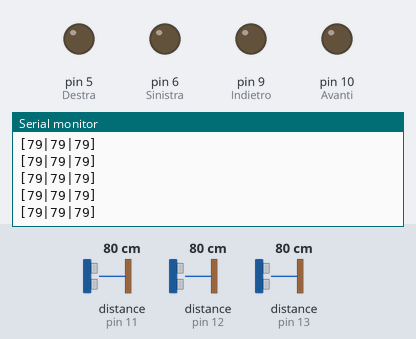
A sketch run on a simulated Arduino Uno, built with avr-gcc and run on an emulated ATmega328P. On the bench: output pins drawn as LEDs (lit = HIGH), the last lines printed to the serial monitor. Inputs (shaded band) come from the test bench; at power-on: distance to the obstacle (sensors on pin 11, pin 12, pin 13) 80 cm. The echo pulse lasts 58.3 µs per cm; pins used as bus, display or sensor lines are not drawn.

Above: at 1.2 s.
1.3 s: distance to the obstacle (sensor on pin 11) set to 18 cm
At 2.3 s:
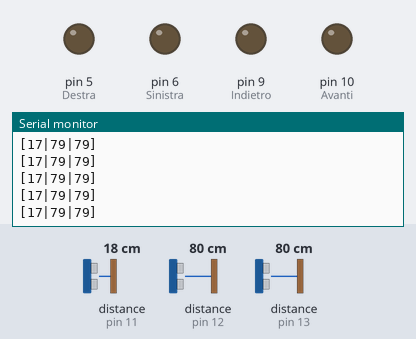
4.3 s: distance to the obstacle (sensor on pin 12) set to 2 cm
At 5.0 s:
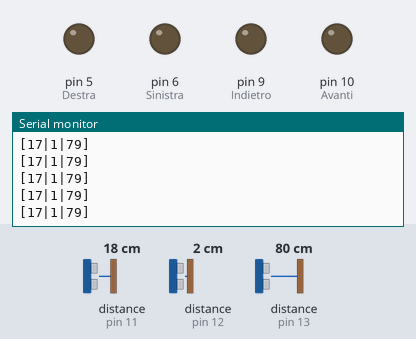
7.3 s: distance to the obstacle (sensor on pin 13) set to 60 cm
At 8.1 s:
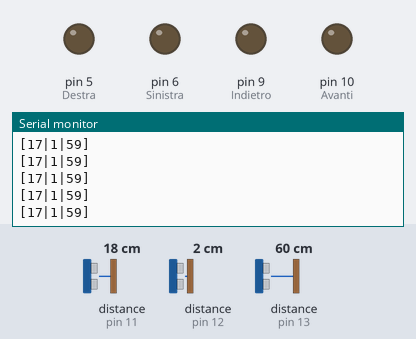

Measured:
- after the input at 1.3 s, the serial monitor: prints a new line at once (image 1)
- after the input at 4.3 s, the serial monitor: prints a new line at once (image 2)
- after the input at 7.3 s, the serial monitor: prints a new line after 0.05 s (image 3)

The sketch:

Test_sensori_ultrasuoni_Bluethoot.ino
```cpp
  //***************************************************************************
  //Programma test per il robot Poor versione 2
  //Setto le porte di uscita per le funzioni:
  //Integrato trovato sulla macchinetta SM6135W oppure RX2-C
  //Avanti    PIN 10  ---- Integrato 10
  //Indieto   PIN 9   ---- Integrato 11
  //Destra    PIN 5   ---- Integrato 6
  //Sinistra  PIN 6   ---- Integrato 7
  //Sensore ultrasuoni destra           PIN 13
  //Sensore ultrasuoni centro           PIN 12
  //Sensore ultrasuoni sinistra         PIN 11
  //Trigger ultrasuoni                  PIN 3
  //
  //Il protocollo di trasmisione delle informazioni inizia
  //con un [ e termina con un  ] divide i campi con un segno tilde |
  //esempio [34|5|34]
  //L'ordine dei sensori è sinistro cento destro
  //
  //Realizzato da: Daniele loddo alias Ivotek
  //Data: 04/03/2016
  //Web: www.mignololab.org     www.ivotek.it
  //Email: info@mignololab.org      ivotek@gmail.com
  //***************************************************************************

  //Dichiaro le variabili per utilizzare i nomi al posto dei numeri
  //Spreco memoria ma il codice risulta leggibile al principiante
  int Destra = 5;
  int Sinistra = 6;
  int Avanti = 10;
  int Indietro = 9;
  int UltrasDx = 13;
  int UltrasSx = 11;
  int UltrasCx = 12;
  int UltrasTr = 3;

  //Variabili per contenere i valori dei sensori
  int vUltrasDx;
  int vUltrasSx;
  int vUltrasCx;
  int vLineaCSx;

  //Variabili per contenee il tempo dell'eco
  long TempoechoDx;
  long TempoechoSx;
  long TempoechoCx;


  //Variabili per la conversione in centimetri
  long centimetriD;
  long centimetriS;
  long centimetriC;

void setup() {
  //Apro la seriale a 9600
  Serial.begin(9600);

  //Setto i PIN come out o in per pilotare i motori e i sensori di linea del robot.
  pinMode(Avanti,OUTPUT);        //Setto la porta Avanti come uscita
  pinMode(Indietro,OUTPUT);      //Setto la porta Indietro come uscita
  pinMode(Destra,OUTPUT);        //Setto la porta Destra come uscita
  pinMode(Sinistra,OUTPUT);      //Setto la porta Sinistra come uscita
  pinMode(UltrasDx, INPUT);      //Setto la porta UltrasDx come ingresso
  pinMode(UltrasSx, INPUT);      //Setto la porta UltrasSx come ingresso
  pinMode(UltrasCx, INPUT);      //Setto la porta UltrasCx come ingresso
  pinMode(UltrasTr, OUTPUT);      //Setto la porta UltrasT come uscita

}

void loop() {
  //Controllo se la seriale è connessa
  while (!Serial) {;}

  //Genero un impulso di 10 micro secondi per il trigger
  digitalWrite(UltrasTr, LOW );     //Azzero l'uscita
  delayMicroseconds(3);		    //Attendo 3 microsecondis
  digitalWrite(UltrasTr, HIGH );    //Alzo il livello a uno
  delayMicroseconds( 10 );          //Attendo 10 microsecondi
  digitalWrite(UltrasTr, LOW );     //Azzero l'uscita
  //Prelevo il tempo dai sensori
  TempoechoDx = pulseIn( UltrasDx, HIGH,38000 );
  delay(10);


  //Genero un impulso di 10 micro secondi per il trigger
  digitalWrite(UltrasTr, HIGH );    //Alzo il livello a uno
  delayMicroseconds( 10 );          //Attendo 10 microsecondi
  digitalWrite(UltrasTr, LOW );     //Azzero l'uscita
  TempoechoSx = pulseIn( UltrasSx, HIGH,38000 );
  delay(10);


  //Genero un impulso di 10 micro secondi per il trigger
  digitalWrite(UltrasTr, HIGH );    //Alzo il livello a uno
  delayMicroseconds( 10 );          //Attendo 10 microsecondi
  digitalWrite(UltrasTr, LOW );     //Azzero l'uscita
  TempoechoCx =  pulseIn( UltrasCx, HIGH,38000 );


  //Converto il tempo in  centimetri
  centimetriD = 0.034 * TempoechoDx / 2;
  centimetriS = 0.034 * TempoechoSx / 2;
  centimetriC = 0.034 * TempoechoCx / 2;

  //Invio i dati alla seriale usando un protocollo semplice
  //*centrimetriS-centimetriC-centimetriD
  Serial.print("[");
  Serial.print(centimetriS);
  Serial.print("|");
  Serial.print(centimetriC);
  Serial.print("|");
  Serial.print(centimetriD);
  Serial.print("]");
  //Torno a capo per una facile lettura sul terminale
  Serial.println("");

}
```
